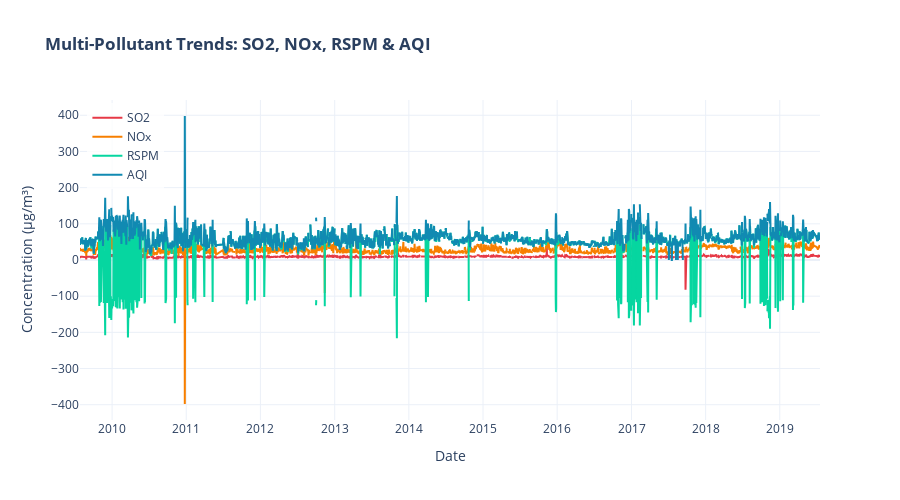

Notebook source saved alongside this figure:
### Markdown cell above
## Step 6: Multi-Pollutant Time Series Analysis

### Code cell
# All pollutants over time
fig = go.Figure()

fig.add_trace(go.Scatter(x=df['Date'], y=df['SO2'], name='SO2', line=dict(color='#E63946')))
fig.add_trace(go.Scatter(x=df['Date'], y=df['NOx'], name='NOx', line=dict(color='#F77F00')))
fig.add_trace(go.Scatter(x=df['Date'], y=df['RSPM'], name='RSPM', line=dict(color='#06D6A0')))
fig.add_trace(go.Scatter(x=df['Date'], y=df['AQI'], name='AQI', line=dict(color='#118AB2', width=2)))

fig.update_layout(
    title='<b>Multi-Pollutant Trends: SO2, NOx, RSPM & AQI</b>',
    xaxis_title='Date',
    yaxis_title='Concentration (µg/m³)',
    height=500,
    hovermode='x unified',
    template='plotly_white',
    legend=dict(x=0.01, y=0.99, bgcolor='rgba(255,255,255,0.8)')
)

fig.show()

### Figure 1 — Plotly figure (JSON) as saved in the notebook; plotly's stock layout.template omitted (floating-point values rounded to 4 significant figures; data arrays with more than 128 entries replaced by an {"elided": "..."} marker saying what was removed)
{"data": [{"line": {"color": "#E63946"}, "name": "SO2", "type": "scatter", "x": {"elided": "2974 str values"}, "y": {"elided": "2974 float values"}}, {"line": {"color": "#F77F00"}, "name": "NOx", "type": "scatter", "x": {"elided": "2974 str values"}, "y": {"elided": "2974 float values"}}, {"line": {"color": "#06D6A0"}, "name": "RSPM", "type": "scatter", "x": {"elided": "2974 str values"}, "y": {"elided": "2974 float values"}}, {"line": {"color": "#118AB2", "width": 2}, "name": "AQI", "type": "scatter", "x": {"elided": "2974 str values"}, "y": {"elided": "2974 float values"}}], "layout": {"height": 500, "hovermode": "x unified", "legend": {"bgcolor": "rgba(255,255,255,0.8)", "x": 0.01, "y": 0.99}, "title": {"text": "<b>Multi-Pollutant Trends: SO2, NOx, RSPM & AQI</b>"}, "xaxis": {"title": {"text": "Date"}}, "yaxis": {"title": {"text": "Concentration (µg/m³)"}}}}
